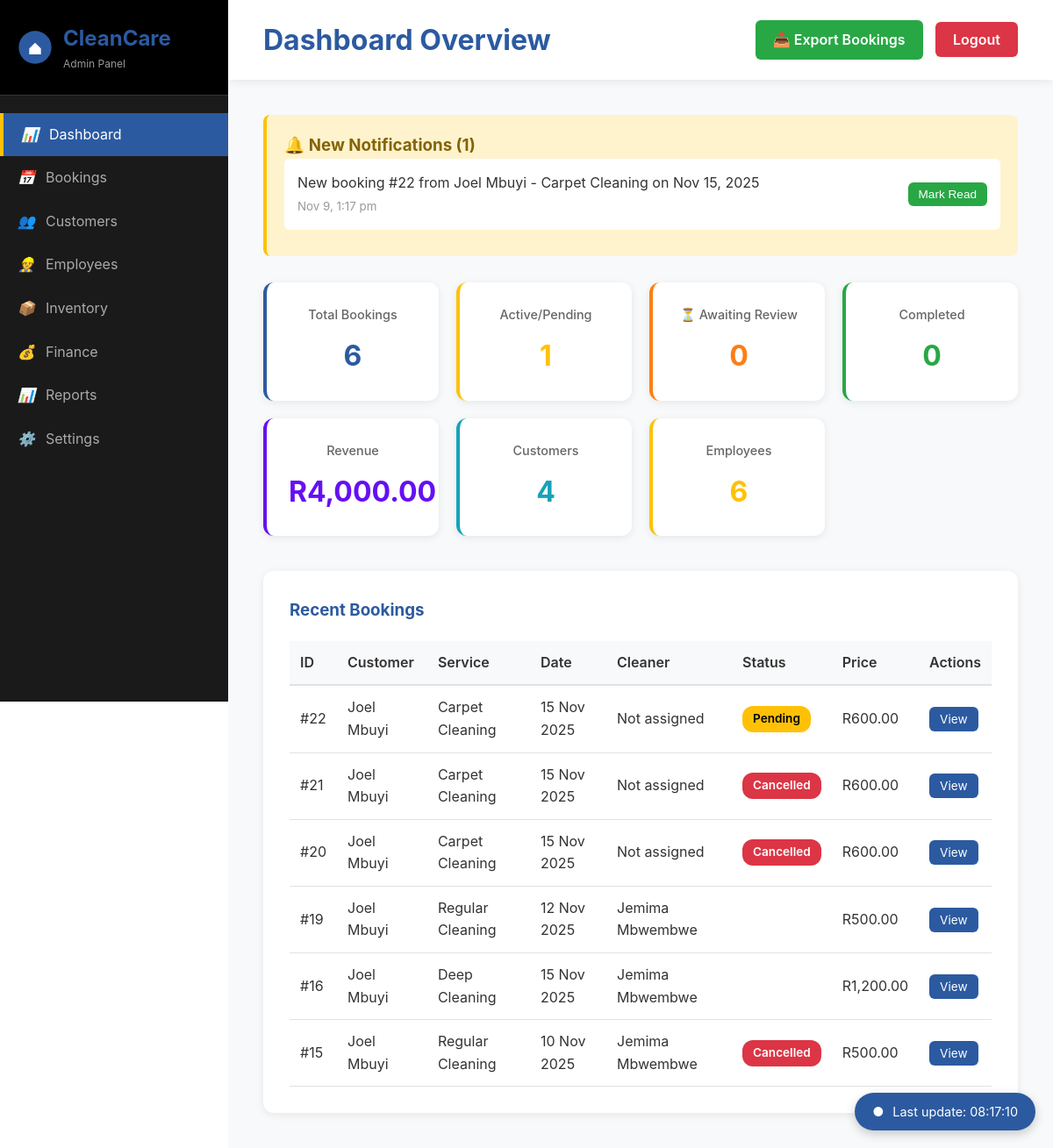
The page /dashboards/admin.php (signed in) on the database its author committed.
### tables this page shows
CREATE TABLE `notifications` (
  `id` int(11) NOT NULL,
  `user_role` enum('admin','cleaner','customer') NOT NULL,
  `user_id` int(11) NOT NULL,
  `message` text NOT NULL,
  `created_at` timestamp NOT NULL DEFAULT current_timestamp(),
  `is_read` tinyint(1) DEFAULT 0
);

CREATE TABLE `bookings` (
  `id` int(11) NOT NULL,
  `customer_id` int(11) NOT NULL,
  `cleaner_id` int(11) DEFAULT NULL,
  `service_id` varchar(255) NOT NULL,
  `price` decimal(10,2) NOT NULL,
  `date_booked` date NOT NULL,
  `location` varchar(255) NOT NULL,
  `completed` tinyint(1) DEFAULT 0,
  `booking_date` date NOT NULL,
  `customer` varchar(100) NOT NULL,
  `cleaner` varchar(100) NOT NULL,
  `inventory_log` tinyint(1) DEFAULT 0,
  `inventory_deducted` tinyint(1) DEFAULT 0,
  `status` enum('pending','assigned','in_progress','completed','cancelled') DEFAULT 'pending',
  `payment_status` enum('unpaid','paid','refunded','partial_refund') DEFAULT 'unpaid',
  `cancelled_at` datetime DEFAULT NULL,
  `cancellation_reason` text DEFAULT NULL,
  `completed_by_cleaner_at` datetime DEFAULT NULL,
  `completed_by_admin_at` datetime DEFAULT NULL,
  `review` text DEFAULT NULL,
  `rating` int(11) DEFAULT NULL
);

CREATE TABLE `customers` (
  `id` int(11) NOT NULL,
  `name` varchar(100) NOT NULL,
  `email` varchar(100) DEFAULT NULL,
  `phone` varchar(20) DEFAULT NULL,
  `address` text DEFAULT NULL
);

CREATE TABLE `employees` (
  `id` int(11) NOT NULL,
  `name` varchar(100) NOT NULL,
  `emp_number` varchar(50) DEFAULT NULL,
  `email` varchar(100) DEFAULT NULL,
  `phone` varchar(20) DEFAULT NULL,
  `position` varchar(50) DEFAULT NULL
);

### dashboards/admin.php (the view, shortened to what this page needs)
<?php
require_once '../backend/db_config.php';
try {
    $stmt = $pdo->query("SELECT
                        COUNT(*) as total_bookings,
                        SUM(CASE WHEN status IN ('pending', 'assigned', 'in_progress') AND completed = 0 THEN 1 ELSE 0 END) as pending,
                        SUM(CASE WHEN status = 'completed' OR completed = 1 THEN 1 ELSE 0 END) as completed,
                        SUM(CASE WHEN status = 'completed_by_cleaner' THEN 1 ELSE 0 END) as awaiting_review,
                        SUM(price) as total_revenue
                        FROM bookings");
    $booking_stats = $stmt->fetch(PDO::FETCH_ASSOC);
    $stmt = $pdo->query("SELECT COUNT(*) as total FROM customers");
    $customer_count = $stmt->fetch(PDO::FETCH_ASSOC)['total'];
    $stmt = $pdo->query("SELECT COUNT(*) as total FROM employees");
    $employee_count = $stmt->fetch(PDO::FETCH_ASSOC)['total'];
    $stmt = $pdo->query("SELECT b.*,
                        c.name as customer_name,
                        e.name as employee_name
                        FROM bookings b
                        LEFT JOIN customers c ON b.customer_id = c.id
                        LEFT JOIN employees e ON b.cleaner_id = e.id
                        ORDER BY b.id DESC LIMIT 10");
    $recent_bookings = $stmt->fetchAll(PDO::FETCH_ASSOC);
    $stmt = $pdo->prepare("SELECT * FROM notifications
                          WHERE user_role = 'admin'
                          AND is_read = 0
                          ORDER BY created_at DESC
                          LIMIT 10");
    $stmt->execute();
    $admin_notifications = $stmt->fetchAll(PDO::FETCH_ASSOC);
} catch (PDOException $e) {
    error_log("Admin dashboard error: " . $e->getMessage());
    $booking_stats = ['total_bookings' => 0, 'pending' => 0, 'completed' => 0, 'awaiting_review' => 0, 'total_revenue' => 0];
    $recent_bookings = [];
    $customer_count = 0;
    $employee_count = 0;
    $inventory_count = 0;
    $admin_notifications = [];
}
$service_names = [
    1 => 'Regular Cleaning',
    2 => 'Deep Cleaning',
    3 => 'Move In/Out',
    4 => 'Office Cleaning',
    5 => 'Carpet Cleaning',
    6 => 'Window Cleaning'
];
?>
<!DOCTYPE html>
<html lang="en">
<head>
    <link rel="stylesheet" href="../frontend/css/style.css">
    <link rel="stylesheet" href="../frontend/css/dashboard.css">
</head>
<body>
    <div class="admin-layout">
        <aside class="admin-sidebar">
            <div class="sidebar-header">
                <div class="sidebar-logo">
                    <svg viewBox="0 0 60 60" width="40" height="40">
                        <circle cx="30" cy="30" r="28" fill="#2c5aa0"/>
                        <path d="M 20 32 L 30 22 L 40 32 L 40 42 L 20 42 Z" fill="white"/>
                    </svg>
                    <div>
                        <h2>CleanCare</h2>
                        <p>Admin Panel</p>
                    </div>
                </div>
            </div>
            <nav class="sidebar-nav">
                <a href="admin.php" class="active"><i>📊</i> Dashboard</a>
                <a href="../pages/manage_bookings.php"><i>📅</i> Bookings</a>
                <a href="../pages/manage_customers.php"><i>👥</i> Customers</a>
                <a href="../pages/manage_employees.php"><i>👷</i> Employees</a>
                <a href="../pages/manage_inventory.php"><i>📦</i> Inventory</a>
                <a href="../pages/manage_finance.php"><i>💰</i> Finance</a>
                <a href="../pages/reports.php"><i>📊</i> Reports</a>
                <a href="../pages/settings.php"><i>⚙️</i> Settings</a>
            </nav>
        </aside>
        <main class="admin-main">
            <div class="admin-header">
                <h1 style="margin: 0; color: #2c5aa0;">Dashboard Overview</h1>
                <div>
                    <a href="../pages/export_data.php?type=bookings" class="btn-export">📥 Export Bookings</a>
                    <a href="../backend/logout.php" style="background: #dc3545; color: white; padding: 10px 20px; border-radius: 6px; text-decoration: none; font-weight: 600;">Logout</a>
                </div>
            </div>
            <div class="admin-content">
                <?php if (!empty($admin_notifications)): ?>
                <div id="notifications-container" style="background: #fff3cd; border-left: 4px solid #FFC107; padding: 20px; border-radius: 8px; margin-bottom: 30px;">
                    <h3 style="margin-top: 0; color: #856404;">🔔 New Notifications (<span id="notif-count"><?= count($admin_notifications) ?></span>)</h3>
                    <div id="notifications-list">
                        <?php foreach ($admin_notifications as $notif): ?>
                            <div style="background: white; padding: 15px; border-radius: 6px; margin-bottom: 10px; display: flex; justify-content: space-between; align-items: center;" data-notif-id="<?= $notif['id'] ?>">
                                <div>
                                    <p style="margin: 0; color: #333;"><?= nl2br(htmlspecialchars($notif['message'])) ?></p>
                                    <small style="color: #999;"><?= date('M j, g:i a', strtotime($notif['created_at'])) ?></small>
                                </div>
                                <button onclick="markRead(<?= $notif['id'] ?>)" style="background: #28a745; color: white; padding: 6px 12px; border-radius: 6px; border: none; cursor: pointer; font-size: 0.85rem;">Mark Read</button>
                            </div>
                        <?php endforeach; ?>
                    </div>
                </div>
                <?php endif; ?>
                <div class="stats-grid">
                    <div class="stat-card">
                        <h3>Total Bookings</h3>
                        <p class="stat-value" id="stat-total"><?= $booking_stats['total_bookings'] ?></p>
                    </div>
                    <div class="stat-card" style="border-left-color: #FFC107;">
                        <h3>Active/Pending</h3>
                        <p class="stat-value" style="color: #FFC107;" id="stat-pending"><?= $booking_stats['pending'] ?></p>
                    </div>
                    <div class="stat-card" style="border-left-color: #fd7e14;">
                        <h3>⏳ Awaiting Review</h3>
                        <p class="stat-value" style="color: #fd7e14;" id="stat-awaiting"><?= $booking_stats['awaiting_review'] ?></p>
                    </div>
                    <div class="stat-card" style="border-left-color: #28a745;">
                        <h3>Completed</h3>
                        <p class="stat-value" style="color: #28a745;" id="stat-completed"><?= $booking_stats['completed'] ?></p>
                    </div>
                    <div class="stat-card" style="border-left-color: #6610f2;">
                        <h3>Revenue</h3>
                        <p class="stat-value" style="color: #6610f2;" id="stat-revenue">R<?= number_format($booking_stats['total_revenue'], 2) ?></p>
                    </div>
                    <div class="stat-card" style="border-left-color: #17a2b8;">
                        <h3>Customers</h3>
                        <p class="stat-value" style="color: #17a2b8;" id="stat-customers"><?= $customer_count ?></p>
                    </div>
                    <div class="stat-card" style="border-left-color: #FFC107;">
                        <h3>Employees</h3>
                        <p class="stat-value" style="color: #FFC107;" id="stat-employees"><?= $employee_count ?></p>
                    </div>
                </div>
                <div class="data-table-container">
                    <h3 style="color: #2c5aa0; margin-bottom: 10px;">Recent Bookings</h3>
                    <div id="bookings-table">
                        <?php if (empty($recent_bookings)): ?>
                            <p style="text-align: center; color: #999; padding: 40px;">No bookings yet.</p>
                        <?php else: ?>
                            <table class="data-table">
                                <thead>
                                    <tr>
                                        <th>ID</th>
                                        <th>Customer</th>
                                        <th>Service</th>
                                        <th>Date</th>
                                        <th>Cleaner</th>
                                        <th>Status</th>
                                        <th>Price</th>
                                        <th>Actions</th>
                                    </tr>
                                </thead>
                                <tbody id="bookings-tbody">
                                    <?php foreach ($recent_bookings as $booking):
                                        $status = $booking['status'] ?? ($booking['completed'] ? 'completed' : 'pending');
                                        $service_name = $service_names[$booking['service_id']] ?? $booking['service_id'];
                                        $status_labels = [
                                            'pending' => 'Pending',
                                            'assigned' => 'Assigned',
                                            'in_progress' => 'In Progress',
                                            'completed_by_cleaner' => '⏳ Needs Review',
                                            'completed_by_customer' => 'Customer OK',
                                            'completed' => 'Completed',
                                            'cancelled' => 'Cancelled'
                                        ];
                                        $status_display = $status_labels[$status] ?? ucwords($status);
                                    ?>
                                    <tr>
                                        <td>#<?= $booking['id'] ?></td>
                                        <td><?= htmlspecialchars($booking['customer_name']) ?></td>
                                        <td><?= htmlspecialchars($service_name) ?></td>
                                        <td><?= date('d M Y', strtotime($booking['booking_date'])) ?></td>
                                        <td><?= htmlspecialchars($booking['employee_name'] ?? 'Not assigned') ?></td>
                                        <td><span class="status-badge status-<?= $status ?>"><?= $status_display ?></span></td>
                                        <td>R<?= number_format($booking['price'], 2) ?></td>
                                        <td>
                                            <a href="../pages/booking_details.php?id=<?= $booking['id'] ?>" style="background: #2c5aa0; color: white; padding: 6px 12px; border-radius: 6px; text-decoration: none; font-size: 0.85rem;">
                                                <?= $status === 'completed_by_cleaner' ? '⚠️ Review' : 'View' ?>
                                            </a>
                                        </td>
                                    </tr>
                                    <?php endforeach; ?>
                                </tbody>
                            </table>
                        <?php endif; ?>
                    </div>
                </div>
            </div>
        </main>
    </div>
    <div class="update-indicator">
        <span class="pulse">●</span>
        <span>Last update: <span id="update-time"><?= date('H:i:s') ?></span></span>
    </div>
</body>
</html>

### rows shown on the page
notifications: message "New booking #22 from Joel Mbuyi - Carpet Cleaning on Nov 15, 2025", created_at "Nov 9, 1:17 pm"
bookings: id "22", customer.name "Joel Mbuyi", service "Carpet Cleaning", booking_date "15 Nov 2025", employee_name "Not assigned", status "Pending", price "600.00", shows "View"
bookings: id "21", customer.name "Joel Mbuyi", service "Carpet Cleaning", booking_date "15 Nov 2025", employee_name "Not assigned", status "Cancelled", price "600.00", shows "View"
bookings: id "20", customer.name "Joel Mbuyi", service "Carpet Cleaning", booking_date "15 Nov 2025", employee_name "Not assigned", status "Cancelled", price "600.00", shows "View"
bookings: id "19", customer.name "Joel Mbuyi", service "Regular Cleaning", booking_date "12 Nov 2025", cleaner.name "Jemima Mbwembwe", price "500.00", status "View"
bookings: id "16", customer.name "Joel Mbuyi", service "Deep Cleaning", booking_date "15 Nov 2025", cleaner.name "Jemima Mbwembwe", price "1,200.00", status "View"
bookings: id "15", customer.name "Joel Mbuyi", service "Regular Cleaning", booking_date "10 Nov 2025", cleaner.name "Jemima Mbwembwe", status "Cancelled", price "500.00", shows "View"

### other values the page prints
count($admin_notifications) "1"
$booking_stats['total_bookings'] "6"
$booking_stats['pending'] "1"
$booking_stats['awaiting_review'] "0"
$booking_stats['completed'] "0"
$booking_stats['total_revenue'] "4,000.00"
$customer_count "4"
$employee_count "6"
